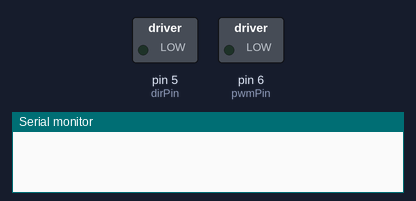
A sketch run on a simulated Arduino Uno, built with avr-gcc and run on an emulated ATmega328P. On the bench: switched loads named in the sketch (green lamp = pin HIGH), the last lines printed to the serial monitor.

Above: at 0.05 s.
At 0.7 s:
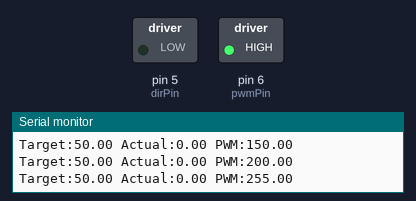
Timing chart, 0 to 2.2 s (numbered marks = the images above):
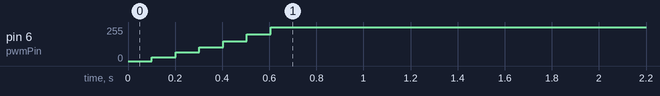

Measured:
- by itself, pin 6 (pwmPin): moves from 0/255 to 255/255 over 0.50 s

The sketch:

2xEncoderTrackRateTest.ino
```cpp
// ===================== PIN SETUP =====================
const int dirPin = 5;
const int pwmPin = 6;

const int encA = A0;
const int encB = A1;

// ===================== ENCODER =====================
volatile long encoderTicks = 0;

// ===================== TIMING =====================
unsigned long lastTime = 0;
const int interval = 100; // ms

// ===================== PID =====================
float kp = 0.5;
float ki = 0.1;
float kd = 0.0;

// Target velocity in counts per interval (NOT RPM yet)
float targetRate = 50;   // YOU WILL TUNE THIS

float prevError = 0;
float integral = 0;

// motor output
float pwm = 0;

// ===================== SETUP =====================
void setup() {
  Serial.begin(9600);

  pinMode(dirPin, OUTPUT);
  pinMode(pwmPin, OUTPUT);

  pinMode(encA, INPUT);
  pinMode(encB, INPUT);

  attachInterrupt(digitalPinToInterrupt(encA), encoderISR, CHANGE);

  digitalWrite(dirPin, LOW); // fixed direction for RA tracking
}

// ===================== LOOP =====================
void loop() {

  if (millis() - lastTime >= interval) {

    noInterrupts();
    long ticks = encoderTicks;
    encoderTicks = 0;
    interrupts();

    // ACTUAL velocity (counts per interval)
    float actualRate = ticks;

    // ERROR
    float error = targetRate - actualRate;

    // INTEGRAL
    integral += error;

    // DERIVATIVE
    float derivative = error - prevError;

    prevError = error;

    // PID OUTPUT
    float output = kp * error + ki * integral + kd * derivative;

    pwm += output;

    // clamp
    pwm = constrain(pwm, 0, 255);

    analogWrite(pwmPin, (int)pwm);

    Serial.print("Target:");
    Serial.print(targetRate);
    Serial.print(" Actual:");
    Serial.print(actualRate);
    Serial.print(" PWM:");
    Serial.println(pwm);

    lastTime = millis();
  }
}

// ===================== ISR =====================
void encoderISR() {
  int a = digitalRead(encA);
  int b = digitalRead(encB);

  if (a == b) encoderTicks++;
  else encoderTicks--;
}
```
